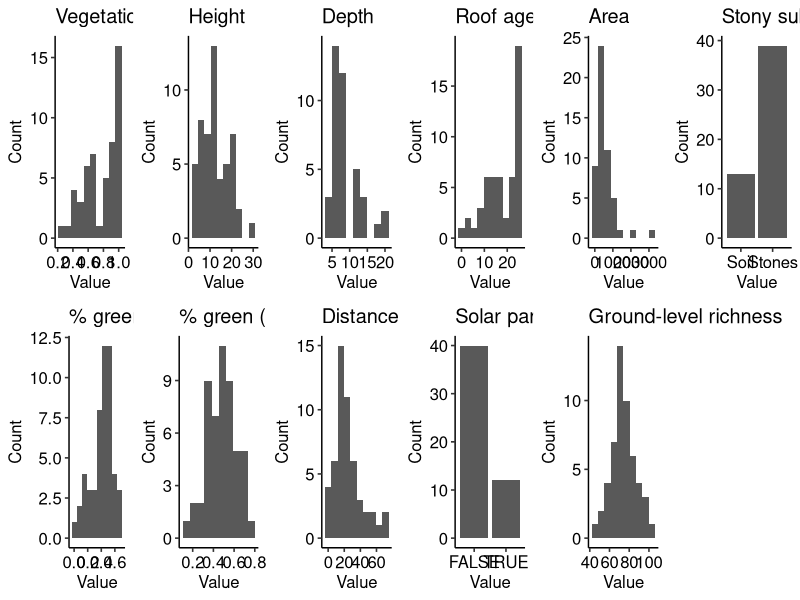

Recreate this plot in R.
################################################################################
#################################### fig s3 ####################################
################################################################################
library(ggpubr)

# Import data
spmat.df <- read.csv("skyline_spmat.csv", check.names = F)
roof.covariates.df <- read.csv("skyline_covmat_greenroof.csv")
roof.covariates.df$pv <- ifelse(roof.covariates.df$pv == 0, FALSE, TRUE)
roof.covariates.df$substrate_type <- as.factor(roof.covariates.df$substrate_type)

# Subset to modelled green roofs
roof.covariates.df <- roof.covariates.df[roof.covariates.df$site_no %in% spmat.df$site_no, ]
roof.covariates.df$ground_level_richness <- spmat.df[spmat.df$site_no %in% roof.covariates.df$site_no & spmat.df$type == "Ground", ]$sp_richness

# Define the list of covariates (columns) to include in the correlation matrix
covariates <- c("vegetation", "height", "depth", "age_roof", "area", "substrate_type",
                "green_frac_50", "green_frac_500", "distance_gr", "pv", "ground_level_richness")

covariates.df <- roof.covariates.df[, covariates] 

# Rename the covariates for visualization purposes
covariates.df <- covariates.df %>% 
  dplyr::rename(
    "Roof age" = age_roof,
    "Depth" = depth,
    "Stony substrate" = substrate_type,
    "Vegetation" = vegetation,
    "Ground-level richness" = ground_level_richness,
    "% green (500 m)" = green_frac_500,
    "Solar panels" = pv,
    "% green (50 m)" = green_frac_50,
    "Height" = height,
    "Distance to roof" = distance_gr,
    "Area" = area
  )

plots <- list()
for (var in colnames(covariates.df)) {
  if (class(covariates.df[, var]) %in% c("factor", "logical")) {
    p <- ggplot(covariates.df, aes(x = as.factor(.data[[var]]))) +
      geom_bar() +
      labs(x = "Value", y = "Count", title = var) +
      theme_pubr(base_size = 12) +
      theme(title = element_text(size = 12))
  } else {
    p <- ggplot(covariates.df, aes(x = as.numeric(.data[[var]]))) +
      geom_histogram(bins = 10) +
      labs(x = "Value", y = "Count", title = var) +
      theme_pubr(base_size = 12) +
      theme(title = element_text(size = 12))
  }
  
  
  plots[[var]] <- p
}

ggarrange(plotlist = plots, ncol = 6, nrow = 2)